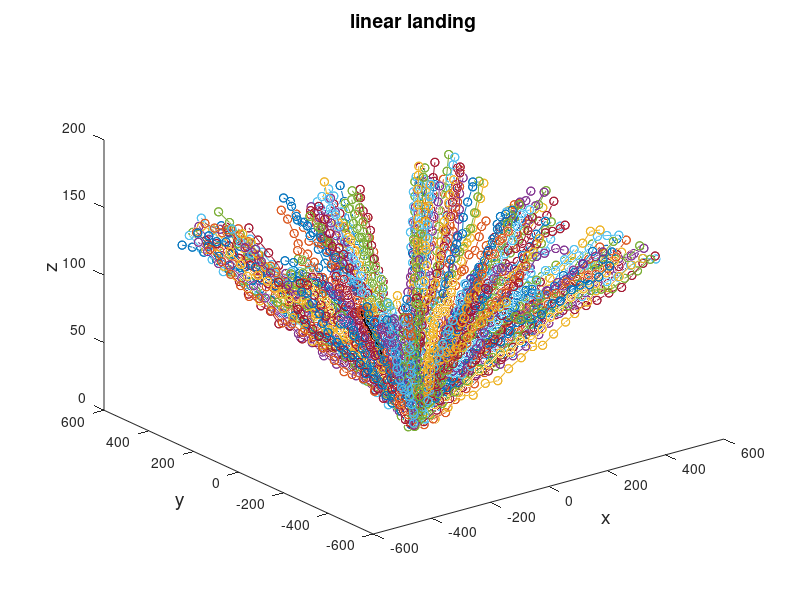

MATLAB code for this plot:
%%
%straight line
fileID = fopen('train.txt','w');
%fileID = fopen('val.txt','w');

mvx = 25; %max horizontal speed
mvy = 25; %max horizontal speed
mvz = 9;  %max descend speed

for i = 0 : 239 %trajectory number
    if mod(i,8) == 0
    state = [400 + 200*(rand()-0.5) , 400 + 200*(rand()-0.5), 140 + 15*(rand()-0.5)];
    elseif mod(i,8) == 1
    state = [-400 + 200*(rand()-0.5) , 400 + 200*(rand()-0.5), 140 + 15*(rand()-0.5)];
    elseif mod(i,8) == 2
    state = [400 + 200*(rand()-0.5) , -400 + 200*(rand()-0.5), 140 + 15*(rand()-0.5)];
    elseif mod(i,8)== 3
    state = [200*(rand()-0.5) , 400 + 200*(rand()-0.5), 140 + 15*(rand()-0.5)];
    elseif mod(i,8) == 4
    state = [400 + 200*(rand()-0.5) , 200*(rand()-0.5), 140 + 15*(rand()-0.5)];
    elseif mod(i,8) == 5
    state = [200*(rand()-0.5) , -400 + 200*(rand()-0.5), 140 + 15*(rand()-0.5)];
    elseif mod(i,8) == 6
    state = [-400 + 200*(rand()-0.5) , 200*(rand()-0.5), 140 + 15*(rand()-0.5)];
    elseif mod(i,8) == 7
    state = [-400 + 200*(rand()-0.5) , -400 + 200*(rand()-0.5), 140 + 15*(rand()-0.5)];
    end
    destination = [0, 0, 0];
    first = 1;        
%     filename = sprintf('val/testgt%d.txt', i);
%     fileID = fopen(filename,'w');
    for t = 1 : 20
        vb = (destination - state)/(21 - t);
        if mod(i,4) == 0
        xv = max(-mvx , vb(1) + 15 * (rand() - 0.5));
        yv = max(-mvy, vb(2) + 15*(rand() - 0.5));
        elseif mod(i,4) == 1
        xv = min(mvx , vb(1) + 15 * (rand() - 0.5));
        yv = max(-mvy, vb(2) + 15*(rand() - 0.5));
        elseif mod(i,4) == 2
        xv = max(-mvx , vb(1) + 15 * (rand() - 0.5));
        yv = min(mvy, vb(2) + 15*(rand() - 0.5));
        elseif mod(i,4)==3
        xv = min(mvx , vb(1) + 15 * (rand() - 0.5));
        yv = min(mvy, vb(2) + 15*(rand() - 0.5));
        end

        zv = max(-mvz, vb(3) + 15*(rand() - 0.5));

        state(1) = state(1) + xv;
        state(2) = state(2) + yv;
        state(3) = max(state(3) + zv,0); % bound z above zero
        if first == 1
            h = 'new';
            first = 0;
        elseif t <= 10
            h = 'past';
        else
            h = 'future';
        end
        fprintf(fileID,'%s\t%4.2f\t%4.2f\t%4.2f\n',h, state(1),state(2),state(3));
        
        historyx(t) = state(1);
        historyy(t) = state(2);
        historyz(t) = state(3);
    end
    %disrupt
    for d = 1:10
%         filename = sprintf('val/testdisrupt%d.txt', 10*i + d);
%         fileID = fopen(filename,'w');
        for t = 1:10
            if t == 1
                h = 'new';
            elseif t <= 10
                h = 'past';
            else
                h = 'future';
            end
           newhistoryx = historyx(t);
           newhistoryy = historyy(t);
           newhistoryz = historyz(t);
           dt = 0.2 * (rand() - 0.5);
           dx = 5*(rand()-0.5);
           dy = 5*(rand()-0.5);
           dz = 0.5*(rand()-0.5);
           newhistoryx = newhistoryx + dx;
           newhistoryy = newhistoryy + dy;
           newhistoryz = newhistoryz + dz;
           fprintf(fileID,'%s\t%4.2f\t%4.2f\t%4.2f\n',h, newhistoryx,newhistoryy,newhistoryz);
        end
        for t = 11:20
            if t == 1
                h = 'new';
            elseif t <= 10
                h = 'past';
            else
                h = 'future';
            end
           fprintf(fileID,'%s\t%4.2f\t%4.2f\t%4.2f\n',h, historyx(t),historyy(t),historyz(t));
        end
    end

    %disruption with variable musk
for d = 1:10
%         filename = sprintf('val/testmusk%d.txt', 10*i + d);
%         fileID = fopen(filename,'w');
        for t = 1:10
            if t == 1
                h = 'new';
            elseif t <= 10
                h = 'past';
            else
                h = 'future';
            end
           newhistoryx = historyx(t);
           newhistoryy = historyy(t);
           newhistoryz = historyz(t);
           dt = 0.2 * (rand() - 0.5);
           dx = 5*(rand()-0.5);
           dy = 5*(rand()-0.5);
           dz = 0.5*(rand()-0.5);
           newhistoryx = newhistoryx + dx;
           if rand()< 0.1
               newhistoryx = newhistoryx + 10*dx;
           end
           newhistoryy = newhistoryy + dy;
           if rand()< 0.1
               newhistoryy = newhistoryy + 10*dy;
           end
           newhistoryz = newhistoryz + dz;
           if rand()< 0.1
               newhistoryz = newhistoryz + 10*dz;
           end
           
           fprintf(fileID,'%s\t%4.2f\t%4.2f\t%4.2f\n',h, newhistoryx,newhistoryy,newhistoryz);
        end
        for t = 11:20newhistoryz
            if t == 1
                h = 'new';
            elseif t <= 10
                h = 'past';
            else
                h = 'future';
            end
           fprintf(fileID,'%s\t%4.2f\t%4.2f\t%4.2f\n',h, historyx(t),historyy(t),historyz(t));
        end
    end
    %disruption with point missed
    for d = 1:10
%         filename = sprintf('val/testpointmusk%d.txt', 10*i + d);
%         fileID = fopen(filename,'w');
        for t = 1:10
            if t == 1
                h = 'new';
            elseif t <= 10
                h = 'past';
            else
                h = 'future';
            end
           newhistoryx = historyx(t);
           newhistoryy = historyy(t);
           newhistoryz = historyz(t);
           dt = 0.2 * (rand() - 0.5);
           dx = 5*(rand()-0.5);
           dy = 5*(rand()-0.5);
           dz = 0.5*(rand()-0.5);
           newhistoryx = newhistoryx + dx;
           if rand()< 0.1
               newhistoryx = newhistoryx + 10*dx;
           end
           newhistoryy = newhistoryy + dy;
           if rand()< 0.1
               newhistoryy = newhistoryy + 10*dy;
           end
           newhistoryz = newhistoryz + dz;
           if rand()< 0.1
               newhistoryz = newhistoryz + 10*dz;
           end
           if rand()> 0.15 || t == 1
                fprintf(fileID,'%s\t%4.2f\t%4.2f\t%4.2f\n',h, newhistoryx,newhistoryy,newhistoryz);
           else
               fprintf(fileID,'%s\t%4.2f\t%4.2f\t%4.2f\n',h,newhistoryx+10*dx,newhistoryy+10*dy,newhistoryz+10*dz);
           end
        end
        for t = 11:20
            if t == 1
                h = 'new';
            elseif t <= 10
                h = 'past';
            else
                h = 'future';
            end
           fprintf(fileID,'%s\t%4.2f\t%4.2f\t%4.2f\n',h, historyx(t),historyy(t),historyz(t));
        end
    end
    figure(1)
    scatter3(historyx, historyy, historyz)
    plot3(historyx, historyy, historyz, 'o-')
    title('linear landing', 'FontSize', 14)
    xlabel('x', 'FontSize', 14)
    ylabel('y', 'FontSize', 14)
    zlabel('z', 'FontSize', 14)
    hold on
end
%str = sprintf('linear%d.png', i);
%print(gcf,str,'-dpng','-r900'); 
fclose(fileID);
points = [transpose(historyx), transpose(historyy), transpose(historyz)];
% Compute the convex hull using the convhulln function
K = convhulln(points);

% Generate a mesh using the vertices and faces of the convex hull
vertices = points;
faces = K;
trisurf(faces, vertices(:,1), vertices(:,2), vertices(:,3));
